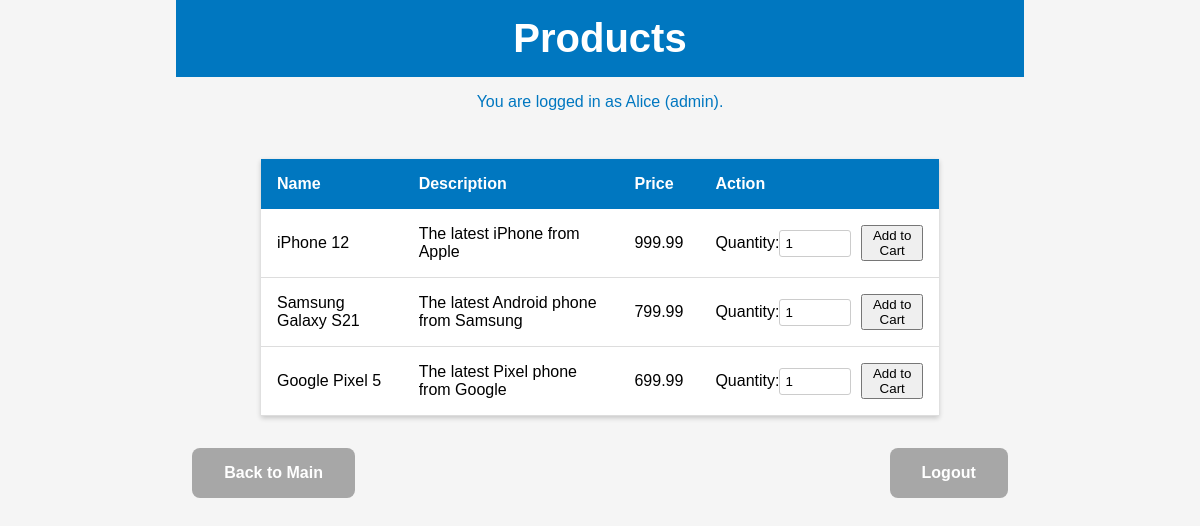
Screenshot of /products (signed in) with the database file from the repository.
### tables this page shows
CREATE TABLE users
             (username TEXT PRIMARY KEY NOT NULL,
             password TEXT NOT NULL,
             role TEXT NOT NULL);

CREATE TABLE products
             (id INTEGER PRIMARY KEY AUTOINCREMENT,
             name TEXT NOT NULL,
             description TEXT,
             price REAL NOT NULL);

### broken-access-control-demo.py (the view)
@app.route("/products")
def product_list():
    if 'username' in session:
        username = session['username']
        role = get_user_role(username)
        conn = get_db()
        cursor = conn.cursor()
        cursor.execute("SELECT * FROM products")
        products = cursor.fetchall()
        return render_template("products.html", products=products, username=username, role=role)
    else:
        return redirect(url_for('login'))

### broken-access-control-demo.py (called while the page is built)
def get_db():
    if 'db' not in g:
        g.db = sqlite3.connect("shopping.db")
    return g.db

def get_user_role(username):
    conn = get_db()
    cursor = conn.cursor()
    cursor.execute("SELECT role FROM users WHERE username = ?", (username,))
    role = cursor.fetchone()[0]
    return role

### templates/products.html (shortened to what this page needs)
<!doctype html>
<html>
  <head>
    <link rel="stylesheet" type="text/css" href="{{ url_for('static', filename='styles.css') }}">
  </head>
  <body>
    <div class="container">
      <h1 class="page-title">Products</h1>
      {% if username %}
        <p class="logged-in-as">You are logged in as {{ username }} ({{ role }}).</p>
      {% endif %}
      <table class="product-table">
        <thead>
          <tr>
            <th>Name</th>
            <th>Description</th>
            <th>Price</th>
            <th>Action</th>
          </tr>
        </thead>
        <tbody>
          {% for product in products %}
            <tr>
              <td>{{ product[1] }}</td>
              <td>{{ product[2] }}</td>
              <td>{{ product[3] }}</td>
              <td>
                <form method="post" action="{{ url_for('add_to_cart') }}">
                  <label for="quantity">Quantity:</label>
                  <input type="number" id="quantity" name="quantity" value="1">
                  <button type="submit" class="button button-primary">Add to Cart</button>
                </form>
              </td>
            </tr>
          {% endfor %}
        </tbody>
      </table>
      <div class="cart-buttons">
        <a href="{{ url_for('index') }}" class="cart-button cart-button--secondary">Back to Main</a>
        <a href="{{ url_for('logout') }}" class="cart-button cart-button--secondary">Logout</a>
      </div>
    </div>
  </body>
</html>

### static/styles.css (style rules this page uses)
body { font-family: Arial, sans-serif; margin: 0; padding: 0; background-color: #f5f5f5; }
a { text-decoration: none; }
h1 { font-size: 2rem; margin: 0; padding: 1rem; background-color: #0077c0; color: #fff; text-align: center; }
p { margin: 0; padding: 1rem; background-color: #f5f5f5; color: #0077c0; text-align: center; }
.cart-buttons { display: flex; justify-content: space-between; margin: 1rem; }
.cart-button { display: inline-block; padding: 1rem 2rem; font-size: 1rem; font-weight: bold; border: none; border-radius: 0.5rem; color: #fff; text-align: center; background-color: #0077c0; transition: all 0.2s; cursor: pointer; }
.cart-button--secondary { background-color: #a7a7a7; }

### templates/products.html (style rules this page uses)
body { font-family: Arial, sans-serif; margin: 0; padding: 0; background-color: #f5f5f5; display: flex; justify-content: center; align-items: center; }
h1 { font-size: 2.5rem; margin: 0; padding: 1rem; text-align: center; }
table { width: 80%; margin: 2rem auto; border-collapse: collapse; background-color: #fff; box-shadow: 0 2px 5px rgba(0, 0, 0, 0.2); }
th { padding: 1rem; text-align: left; background-color: #0077c0; color: #fff; }
td { padding: 1rem; text-align: left; border-bottom: 1px solid #ddd; }
form { display: flex; justify-content: space-between; align-items: center; }
form input[type="number"] { width: 60px; margin-right: 10px; padding: 5px; border: 1px solid #ccc; border-radius: 3px; }

### rows the page displays
users: username "Alice", role "admin"
products: name "iPhone 12", description "The latest iPhone from Apple", price "999.99"
products: name "Samsung Galaxy S21", description "The latest Android phone from Samsung", price "799.99"
products: name "Google Pixel 5", description "The latest Pixel phone from Google", price "699.99"
